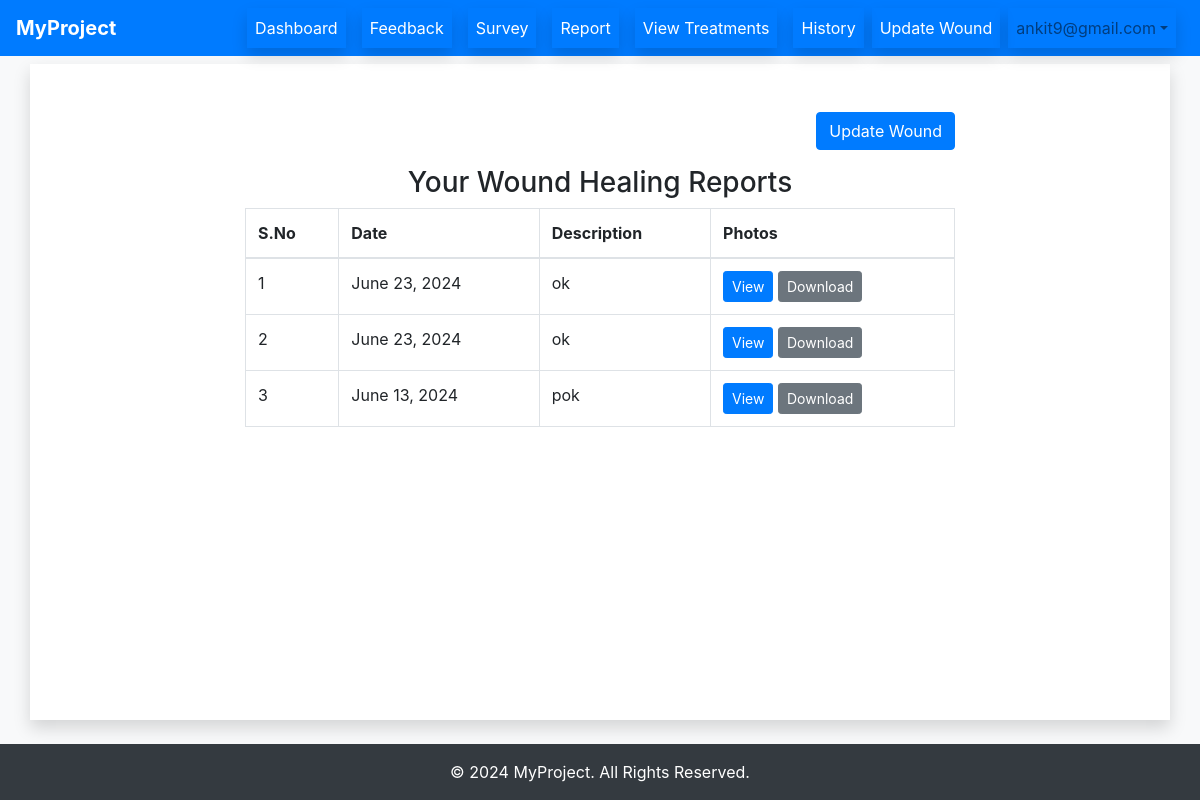
The page /viewwound/ (signed in) on the database as committed earlier.
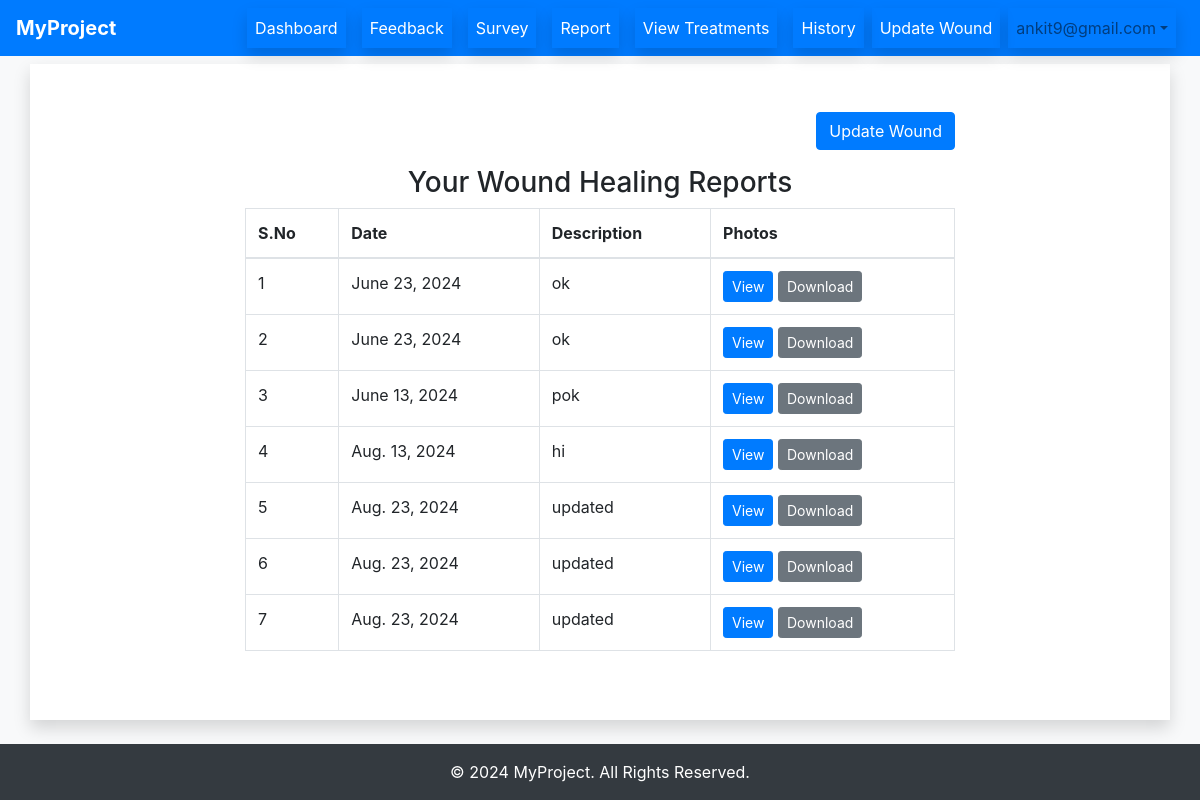
The same page on the database as committed later.
### main/models.py (models this page shows, shortened)
class WoundHealing(models.Model):
    patient = models.ForeignKey(User, on_delete=models.CASCADE)
    date = models.DateField()
    description = models.TextField()
    photos = models.ImageField(upload_to='wound_photos/')

### main/decorators.py (the view)
    @login_required(login_url='/login/')
    def _wrapped_view(request, *args, **kwargs):
        try:
            request.user.patient
        except Patient.DoesNotExist:
            auth_logout(request)
            return HttpResponseRedirect(reverse('login'))
        return view_func(request, *args, **kwargs)

### main/views.py (called while the page is built)
@patient_required
def viewwound(request):
    user = request.user
    patient = Patient.objects.get(user=user)
    wounds = WoundHealing.objects.filter(patient=user)
    return render(request, 'view_wound.html', {'wound_reports': wounds})

### templates/view_wound.html
{% extends 'base.html' %}
{% block content %}
<div class="container mt-5">
    <div class="row justify-content-center">
        <div class="col-md-8">
            <div >
                <div class="text-right mb-3">
                    <a href="{% url 'health' %}" class="btn btn-primary">Update Wound</a>
                </div>
                <h3 class="text-center">Your Wound Healing Reports</h3>
            </div>
            <table class="table table-bordered">
                <thead>
                    <tr>
                        <th>S.No</th>
                        <th>Date</th>
                        <th>Description</th>
                        <th>Photos</th>
                    </tr>
                </thead>
                <tbody>
                    {% for wound_report in wound_reports %}
                    <tr>
                        <td>{{ forloop.counter }}</td>
                        <td>{{ wound_report.date }}</td>
                        <td>{{ wound_report.description }}</td>
                        <td>
                            <a href="{{ wound_report.photos.url }}" class="btn btn-sm btn-primary" target="_blank">View</a>
                            <a href="{{ wound_report.photos.url }}" class="btn btn-sm btn-secondary" download>Download</a>
                        </td>
                    </tr>
                    {% endfor %}
                </tbody>
            </table>
        </div>
    </div>
</div>
{% endblock content %}

Rows that differ between the two databases and show on the page:
added WoundHealing: date "Aug. 13, 2024", description "hi"
added WoundHealing: date "Aug. 23, 2024", description "updated"
added WoundHealing: date "Aug. 23, 2024", description "updated"
added WoundHealing: date "Aug. 23, 2024", description "updated"
